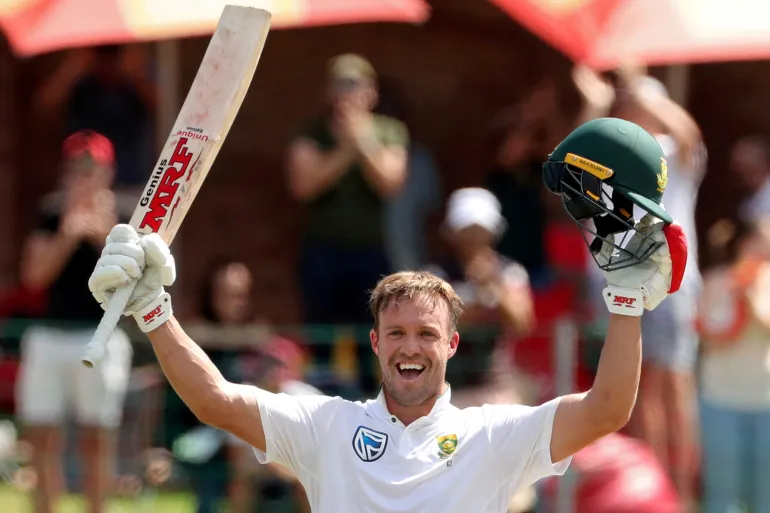
#> input picture Lab04/images/abd.jpg, 770 x 513 px
$ jupyter execute 3.Image_Conversion.ipynb
#> lines starting #> are read from the running program, lines starting #| are printed output that depends on the picture; after the words box and inside, x2 and y2 are one past the last pixel; in counts of white or black regions, pixels touching at a corner belong together
[cell 1]
import cv2
import matplotlib.pyplot as plt

# Read image
image = cv2.imread("images/abd.jpg")
#> image is the input picture: shape (513, 770, 3); mean B, G, R 84.3, 91.5, 117

# Convert to grayscale
gray = cv2.cvtColor(image, cv2.COLOR_BGR2GRAY)
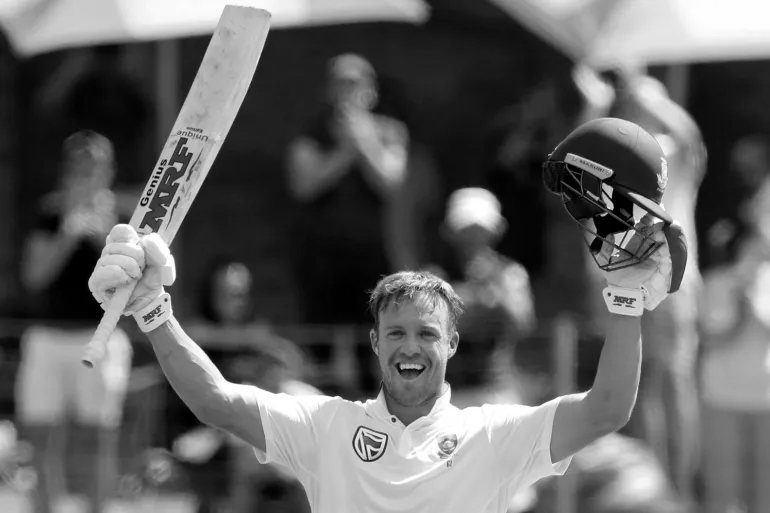
#> gray: shape (513, 770); min 0, max 255, mean 98.3

# Display grayscale image
plt.imshow(gray, cmap="gray")
plt.title("Grayscale Image")
plt.axis("off")
plt.show()

[cell 2]
# Save grayscale image
cv2.imwrite("images/grayscale_image.jpg", gray)

print("Grayscale image saved successfully")

[cell 3]
# Save image in BMP format
cv2.imwrite("images/grayscale_image.bmp", gray)

print("JPG image successfully converted to BMP format")

[cell 4]
# Binary thresholding
_, binary = cv2.threshold(gray, 127, 255, cv2.THRESH_BINARY)
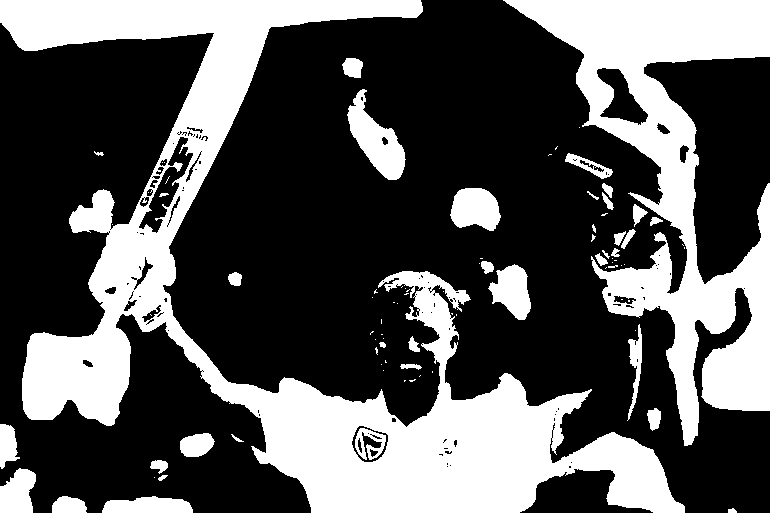
#> binary: shape (513, 770); 33.9% white; 87 white regions (50 under 20 px), largest, box (x1, y1, x2, y2) and area: (0, 0, 685, 513) 81089, (503, 0, 770, 446) 39133, (347, 89, 406, 180) 2429

# Display binary image
plt.imshow(binary, cmap="gray")
plt.title("Binary Image")
plt.axis("off")
plt.show()
